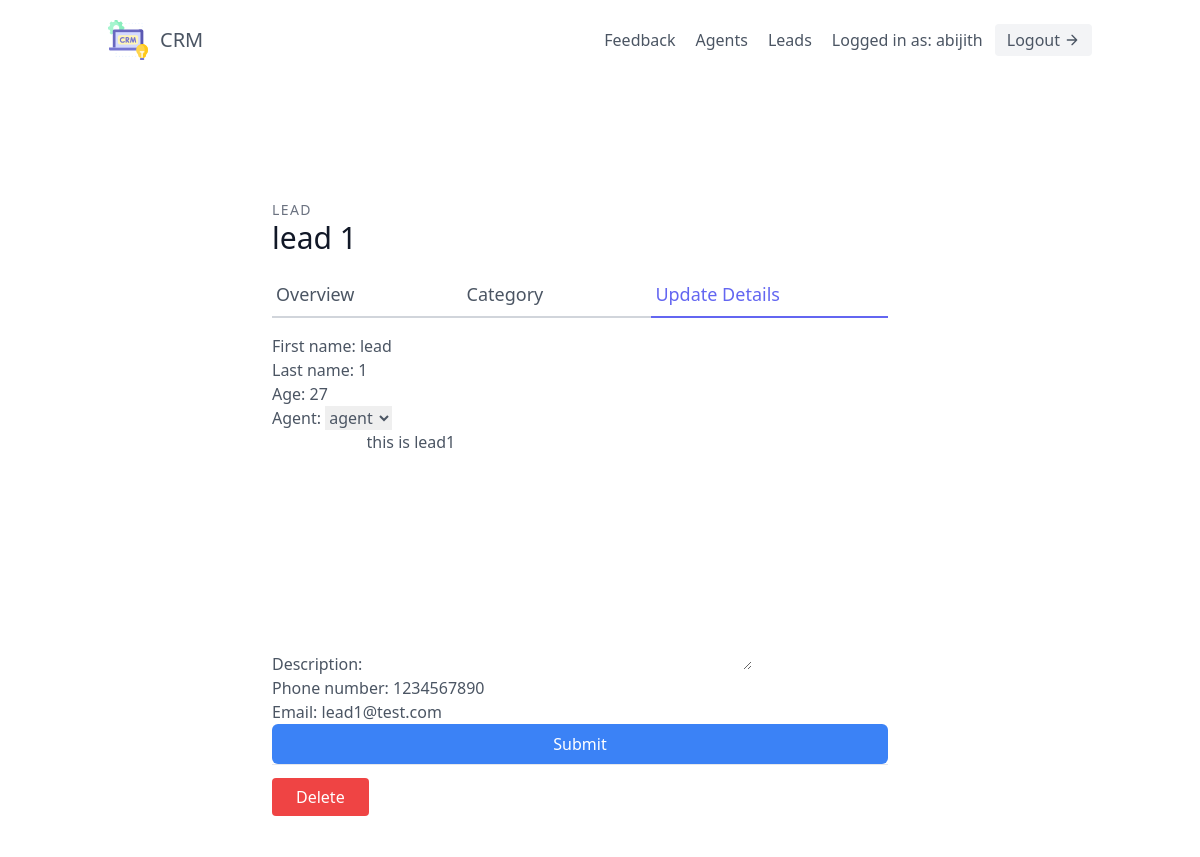
The page /leads/1/update/ (signed in) on the database its author committed.
### leads/models.py (models this page shows, shortened)
class User(AbstractUser):
    is_organiser = models.BooleanField(default = True)
    is_agent = models.BooleanField(default = False)
    is_customer = models.BooleanField(default = False)

class Lead(models.Model):
    first_name = models.CharField(max_length = 20)
    last_name = models.CharField(max_length = 20)
    age = models.IntegerField(default = 0)
    organisation = models.ForeignKey(UserProfile, on_delete=models.CASCADE)
    agent = models.ForeignKey("Agent",null = True, blank = True, on_delete = models.SET_NULL)
    category = models.ForeignKey("Category",related_name = "leads",null=True, blank=True, on_delete = models.SET_NULL)
    description = models.TextField()
    date_added = models.DateTimeField(auto_now_add = True)
    phone_number = models.CharField(max_length=20)
    email = models.EmailField()

### leads/views.py (the view, shortened to what this page needs)
# urls.py: path('<int:pk>/update/', LeadUpdateView.as_view(), name = 'lead-update'),
class LeadUpdateView(OrganiserAndLoginRequiredMixin, generic.UpdateView):
    template_name = "leads/lead_update.html"
    form_class = LeadModelForm
    def get_queryset(self):
        user = self.request.user
        return Lead.objects.filter(organisation=user.userprofile)

### leads/forms.py
class LeadModelForm(forms.ModelForm):
    class Meta:
        model = Lead
        fields = (
            'first_name',
            'last_name',
            'age',
            'agent',
            'description',
            'phone_number',
            'email',
        )

### agents/mixins.py (called while the page is built)
    def dispatch(self, request, *args, **kwargs):
        if not request.user.is_authenticated or not request.user.is_organiser:
            return redirect("leads:lead-list")
        return super().dispatch(request, *args, **kwargs)

### leads/models.py (called while the page is built)
    def __str__(self):
        return self.user.username

### leads/templates/leads/lead_update.html (shortened to what this page needs)
{% extends "base.html"%}
{% load tailwind_filters %}
{% block content%}
<section class="text-gray-600 body-font overflow-hidden">
  <div class="container px-5 py-24 mx-auto">
    <div class="lg:w-4/5 mx-auto flex flex-wrap">
      <div class="mx-auto my-auto lg:w-5/6 w-full lg:pr-10 lg:py-6 mb-6 lg:mb-0">
        <h2 class="text-sm title-font text-gray-500 tracking-widest">LEAD</h2>
        <h1 class="text-gray-900 text-3xl title-font font-medium mb-4">{{ lead.first_name }} {{ lead.last_name }}</h1>
        <div class="flex mb-4">
          <a href="{% url 'leads:lead-detail' lead.pk%}" class="flex-grow border-b-2 border-gray-300 py-2 text-lg px-1">
          Overview
          </a>
          <a href = "{% url 'leads:lead-category-update' lead.pk %}" class="flex-grow border-b-2 border-gray-300 py-2 text-lg px-1">
          Category
          </a>
          <a href="{% url 'leads:lead-update' lead.pk %}" class="flex-grow text-indigo-500 border-b-2 border-indigo-500 py-2 text-lg px-1">
           Update Details</a>
        </div>
        <form form method = "post">
       {{ form|crispy }}
       <button type = "submit" class = "w-full bg-blue-500 hover:bg-blue-600 px-3 py-2 rounded-md text-white">
        Submit
       </button>
       </form>
      <div class = "py-5 border-t border-gray-200">
        <a href="{% url 'leads:lead-delete' lead.pk %}" class="w-1/2 mt-3 text-white bg-red-500 border-0 py-2 px-6 focus:outline-none hover:bg-red-700 rounded">
        Delete
        </a>
      </div>
      </div>
    </div>
  </div>
</section>
{% endblock content%}

### templates/navbar.html (shortened to what this page needs)
<header class="text-gray-600 body-font">
  <div class="container mx-auto flex flex-wrap p-5 flex-col md:flex-row items-center">
    <a class="flex title-font font-medium items-center text-gray-900 mb-4 md:mb-0">
      <a href="{% url 'landing-page'%}"><span class="ml-3 text-xl">CRM</span></a>
    </a>
    <nav class="md:ml-auto flex flex-wrap items-center text-base justify-center">
    <a href="{% url 'leads:feedback' %}" class="mr-5 hover:text-blue-500">Feedback</a>
    {% if request.user.is_organiser %}
      <a href="{% url 'agents:agent-list'%}" class="mr-5 hover:text-blue-500">Agents</a>
      <a href="{% url 'leads:lead-list'%}" class="mr-5 hover:text-blue-500">Leads</a>
    {% endif %}
    </nav>
    {% if request.user.is_authenticated %}
    Logged in as: {{ request.user.username}}
    <a href="{% url 'logout' %}" class="ml-3 inline-flex items-center bg-gray-100 border-0 py-1 px-3 focus:outline-none hover:bg-gray-200 rounded text-base mt-4 md:mt-0">
    Logout
      <svg fill="none" stroke="currentColor" stroke-linecap="round" stroke-linejoin="round" stroke-width="2" class="w-4 h-4 ml-1" viewBox="0 0 24 24">
        <path d="M5 12h14M12 5l7 7-7 7"></path>
      </svg>
    </a>
    {% endif %}
  </div>
</header>

### rows shown on the page
User: user.username "abijith"
Lead: first_name "lead", last_name "1", age "27", agent "agent", description "this is lead1", phone_number "1234567890", email "lead1@test.com"
